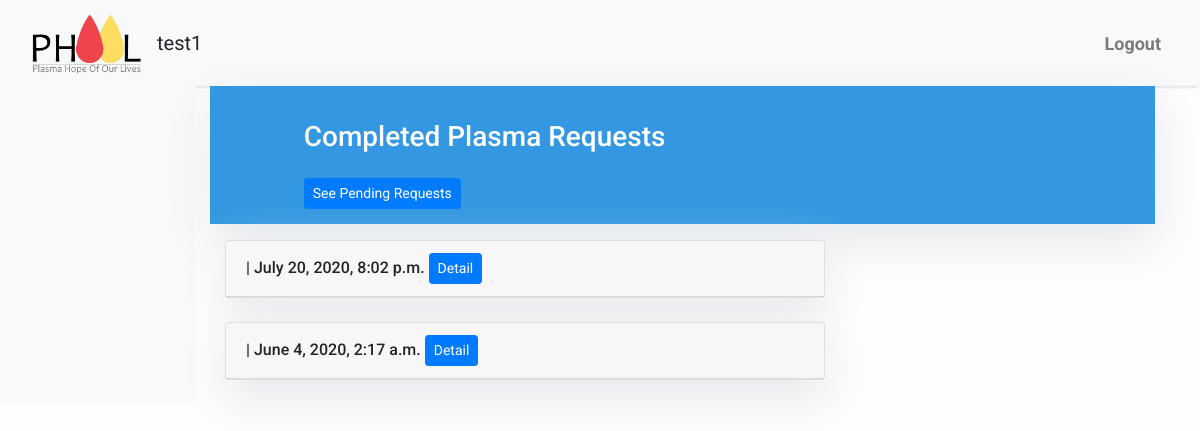
The app's page /plasma/completed/plasma/ (signed in) with its own data.
### plasma/models.py (models this page shows)
class Profile(models.Model):
    author = models.ForeignKey(User, on_delete=models.CASCADE)
    first_name = models.CharField(max_length=30)
    last_name = models.CharField(max_length=30)
    address = models.CharField(max_length=30, blank=True)
    city = models.CharField(max_length=30)
    province = models.IntegerField(choices=PROVINCES, default=4)
    birth_date = models.DateField(null=True, blank=True)
    gender = models.IntegerField(choices=GENDER, default=3)
    phone_regex = RegexValidator(regex=r'^\+?1?\d{9,15}$',
                                 message="Phone number must be entered in the format: '+999999999'. Up to 15 digits allowed.")
    phone = models.CharField(validators=[phone_regex], max_length=17, blank=True)
    date_covid_19_diagnosed = models.DateField(null=True, blank=True)
    blood_group = models.IntegerField(choices=BLOOD, default=8)
    hospital_which_labelled_positive = models.CharField(max_length=30, blank=True)
    hospital_which_labelled_negative = models.CharField(max_length=30, blank=True)
    lab_which_labelled_positive = models.CharField(max_length=30, blank=True)
    lab_which_labelled_negative = models.CharField(max_length=30, blank=True)
    donation_request = models.BooleanField(default=False)
    plasma_request = models.BooleanField(default=False)
    donation_completed = models.BooleanField(default=False)
    plasma_completed = models.BooleanField(default=False)
    created_on = models.DateTimeField(auto_now_add=True, blank=True)

### plasma/views.py (the view)
# urls.py: path("completed/plasma/", views.CompletedPlasmaRequestsList.as_view(), name="completed_plasma_requests"),
class CompletedPlasmaRequestsList(LoginRequiredMixin, generic.ListView):
    model = Profile
    template_name = "completed_plasma_list.html"
    def get_queryset(self):
        return (
            Profile.objects.filter(plasma_completed=1)
                .order_by("-created_on")
        )

### templates/completed_plasma_list.html (shortened to what this page needs)
{% extends "base.html" %}
{% block content %}
<header class="masthead">
    <div class="container">
        <div class="row">
            <div class=" col-md-8 col-md-10 mx-auto">
                <div class="site-heading">
                    <h3 class=" site-heading my-4 mt-3 text-white">Completed Plasma Requests</h3>
                    <a href="{% url 'plasma_requests' %}" class="btn btn-primary btn-sm">See Pending Requests</a>
                </div>
            </div>
        </div>
    </div>
</header>
<div class="container">
    <div class="row">
    {% if user.is_authenticated %}
        <div class="col-md-8 mt-3 left">
            {% for post in object_list %}
            <div class="card mb-4">
            <h6 class="card-header">{% block title %} {{ post.user}}  | {{ post.created_on }} <a href="{% url 'completed_plasma_detail' post.pk  %}" class="btn btn-primary btn-sm">Detail</a>{% endblock title %}</h6>
            </div>
            {% endfor %}
        </div>
    {% endif %}
    </div>
</div>
{%endblock%}

### templates/base.html (shortened to what this page needs)
<!DOCTYPE html>
<html>
    <head>
        <link rel="stylesheet" href="https://maxcdn.bootstrapcdn.com/bootstrap/4.0.0/css/bootstrap.min.css"
 />
    </head>
    <body>
        <nav class="navbar navbar-expand-lg navbar-light bg-light shadow navbar-fixed-top" id="mainNav">
        {% load static %}
            <div class="container-fluid">
                <a class="navbar-brand" href="{% url 'home' %}"><img src="{% static "icons/phool.png" %}" width="110" height="60" alt=""></a>
                {% if not user.is_staff %}
                <a class="navbar-brand" >{{ user.get_username }}</a>
                    {% else %}
                    <a class="navbar-brand" href="{% url 'profile'%}">{{ user.get_username }}</a>
                <a class="navbar-brand">{{plasma}}</a>
                {% endif %}
                <div class="collapse navbar-collapse" id="navbarResponsive">
                    <ul class="navbar-nav ml-auto">
                        {% if user.is_authenticated %}
                            <li class="nav-item text-black">
                                <a class="nav-link text-black font-weight-bold" href="{% url 'logout' %}?next={{request.path}}">Logout</a>
                            </li>
                        {% else %}
                            <li class="nav-item text-black">
                                <a class="nav-link text-black font-weight-bold" href="{% url 'login' %}?next={{request.path}}">Login</a>
                            </li>
                        {% endif %}
                    </ul>
                </div>
            </div>
        </nav>
<div class="container-fluid row">
    <div class="col-lg-2  navbar-light bg-light"><p>  </p>
    </div>
    <div class="col-lg-10 mt-auto">
                    {% block content %}{% endblock content %}
    </div>
</div>
    </body>
</html>

### templates/base.html (style rules this page uses)
body { font-family: "Roboto", sans-serif; font-size: 17px; background-color: #fdfdfd; }
.shadow { box-shadow: 0 4px 2px -2px rgba(0, 0, 0, 0.1); }
.masthead { background: #3398E1; height: auto; padding-bottom: 15px; box-shadow: 0 16px 48px #E3E7EB; box-shadow: 0 16px 48px #E3E7EB; padding-top: 10px; }

### templates/completed_plasma_list.html (style rules this page uses)
body { font-family: "Roboto", sans-serif; font-size: 18px; background-color: #fdfdfd; }
.card { box-shadow: 0 16px 48px #E3E7EB; }

### records on screen
Profile: created_on "July 20, 2020, 8:02 p.m."
Profile: created_on "June 4, 2020, 2:17 a.m."

### other values on screen
{{ user.get_username }} "test1"
